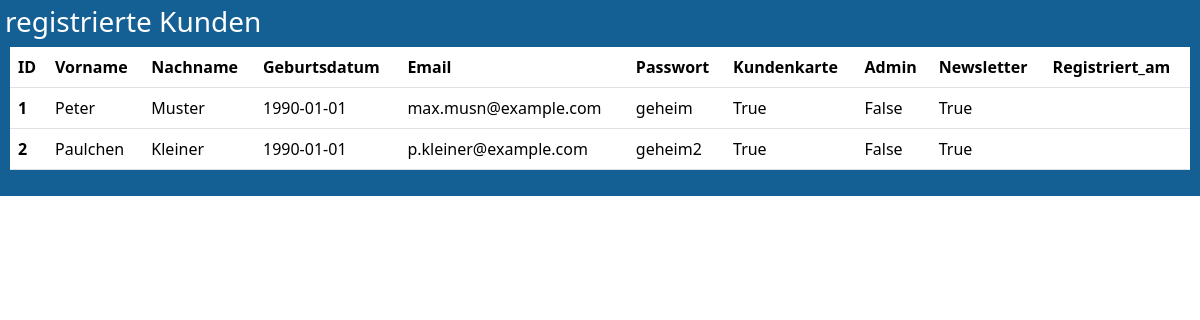
The page /Kunden on the database its author committed.
### model.py (models this page shows)
class Nutzer(db.Model):
    __tablename__ = 'nutzer'
    ID = db.Column(db.Integer, primary_key=True)
    Vorname = db.Column(db.String(45))
    Nachname = db.Column(db.String(45))
    Geburtsdatum = db.Column(db.Date)
    Email = db.Column(db.String(45), nullable=False, unique=True)
    Passwort = db.Column(db.String(45), nullable=False)
    Kundenkarte = db.Column(db.Boolean)
    Admin = db.Column(db.Boolean)
    Newsletter = db.Column(db.Boolean)
    Registriert_am = db.Column(db.Date)

### app_admin.py (the view)
@admin.route('/Kunden')
def show_nutzer():
    nutzer_entries = db.session.query(Nutzer).all()
    column_names = ["ID", "Vorname", "Nachname", "Geburtsdatum", "Email", "Passwort", "Kundenkarte", "Admin", "Newsletter", " Registriert_am"]
    return render_template('db_table_view.html', entries=nutzer_entries, column_names=column_names, title = "registrierte Kunden")

### templates/db_table_view.html (shortened to what this page needs)
<!DOCTYPE html>
<html lang="en">
<head>
    <link rel="stylesheet" type="text/css" href="{{ url_for('static', filename='style.css') }}">
    <link href="https://cdn.jsdelivr.net/npm/bootstrap@5.3.3/dist/css/bootstrap.min.css" rel="stylesheet"
>
</head>
<body>
    <div class="dbPage-container">
        <h3>{{title}}</h1>
        <div class = " table-container">
            <table class="table">
                <thead class="thead-light">
                <tr>
                    {% for name in column_names %}
                        <th scope="col">{{ name }}</th>
                    {% endfor %}
                </tr>
                </thead>
                <tbody>
                    {% for entry in entries %}
                        <tr>
                            {% for identifier in column_names %}
                                {% if identifier == "ID" %}
                                    <th scope="row">{{ entry.ID }}</th>
                                {% else %}
                                    <td>{{ entry[identifier]  }}</td>
                                {% endif%}
                            {% endfor %}
                        </tr>
                    {% endfor %}
                </tbody>
            </table>
        </div>
    </div>
</body>
</html>

### static/style.css (style rules this page uses)
header, body, footer { background-color: rgb(24, 115, 180); color: white; height: auto; display: flex; flex-direction: column; }
.dbPage-container { background-color: rgb(20, 95, 148); color: white; flex: 1; overflow: hidden; padding: 5px; height: auto; }
.table-container { overflow-y: auto; overflow-x: auto; max-width: 100%; max-height: 75vh; margin: 5px; }
.table { width: 100%; border-collapse: collapse; table-layout: auto; }
td, th { padding : 5px; overflow: hidden; text-overflow: ellipsis; }

### rows shown on the page
Nutzer: ID "1", Vorname "Peter" "Muster" "1990-01-01" "max.musn@example.com" "geheim" "True" "False" "True"
Nutzer: ID "2", Vorname "Paulchen" "Kleiner" "1990-01-01" "p.kleiner@example.com" "geheim2" "True" "False" "True"

### other values the page prints
{{ title }} "registrierte Kunden"
{{ name }} "ID" "Vorname" "Nachname" "Geburtsdatum" "Email" "Passwort" "Kundenkarte" "Admin" "Newsletter" "Registriert_am"
